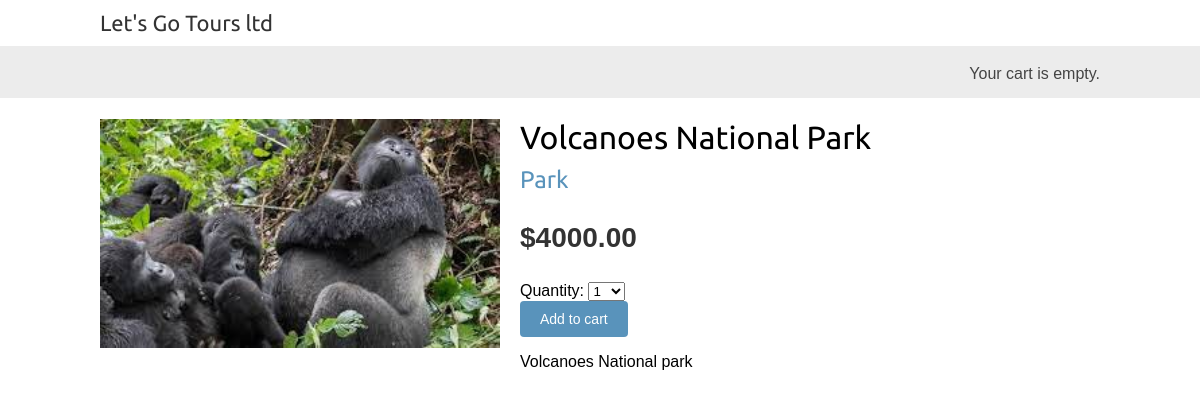
Page /3/volcanoes-national-park/ on the committed database.
### shop/models.py (models this page shows, shortened)
class Product(models.Model):
    category=models.ForeignKey(Category,
                               related_name='products',
                               on_delete=models.CASCADE)
    name=models.CharField(max_length=200)
    slug=models.SlugField(max_length=200)
    image=models.ImageField(upload_to='product/%Y/%m/%d',
                            blank=True)
    description=models.TextField(blank=True)
    price=models.DecimalField(max_digits=10,
                              decimal_places=2)
    available=models.BooleanField(default=True)
    created=models.DateTimeField(auto_now_add=True)
    updated=models.DateTimeField(auto_now=True)
    class Meta:
        ordering=['name']
        indexes=[
            models.Index(fields=['id','slug']),
            models.Index(fields=['name']),
            models.Index(fields=['-created'])
        ]

class Category(models.Model):
    name=models.CharField(max_length=200)
    slug=models.SlugField(max_length=200,
                          unique=True)
    class Meta:
        ordering=['name']
        indexes=[
            models.Index(fields=['name']),
        ]
        verbose_name='category'
        verbose_name_plural='categories'
    def __str__(self):
        return self.name
    def get_absolute_url(self):
        return reverse('shop:product_list_by_category',
                       args=[self.slug])

### shop/views.py (the view)
# urls.py: path('<int:id>/<slug:slug>/',views.product_detail,name='product_detail')
def product_detail(request,id,slug):
    product=get_object_or_404(Product,
                              id=id,
                              slug=slug,
                              available=True)
    cart_product_form=CartAddProductForm()
    return render(request,
                  'shop/product/detail.html',
                  {'product':product,
                   'cart_product_form':cart_product_form})

### cart/forms.py
class CartAddProductForm(forms.Form):
    quantity=forms.TypedChoiceField(
                                choices=PRODUCT_QUANTITY_CHOICES,coerce=int)
    override=forms.BooleanField(required=False,
                                initial=False,
                                widget=forms.HiddenInput)

### cart/cart.py (called while the page is built)
    def __len__(self):
        return sum(item['quantity'] for item in self.cart.values())

### cart/context_processor.py (called while the page is built)
def cart(request):
    return{'cart': Cart(request)}

### shop/templates/shop/product/detail.html (shortened to what this page needs)
{% extends "shop/base.html" %}
{% load static %}
{% block content %}
 <div class="product-detail">
 <img src="{% if product.image %}{{ product.image.url }}{% else %}
 {% static "img/no_image.png" %}{% endif %}">
 <h1>{{ product.name }}</h1>
 <h2>
 <a href="{{ product.category.get_absolute_url }}">
 {{ product.category }}
 </a>
 </h2>
 <p class="price">${{ product.price }}</p>
 <form action="{% url "cart:cart_add" product.id %}" method="post">
    {{ cart_product_form }}
    <input type="submit" value="Add to cart">
   </form>
 {{ product.description|linebreaks }}
 </div>
{% endblock %}

### shop/static/css/base.css (style rules this page uses)
body { margin:0; padding:0; font-family:helvetica, sans-serif; }
h1, h2, h3, h4, h5 , h6 { font-family: 'Ubuntu', sans-serif; font-weight:normal; }
a { text-decoration:none; color:#5993bb; }
a.button, input[type="submit"] { color:#fff; background:#5993bb; border-radius:4px; padding:10px 20px; font-size:14px; border:0; }
.product-detail { text-align:justify; }
.product-detail .price { color:#333; font-size:28px; font-weight:bold; }
.product-detail img { width:40%; float:left; padding:0 20px 20px 0; }
.product-detail h1 { margin-bottom:0; }
.product-detail h2 { margin-top:10px; }

### rows in the picture
Product: image (picture), name "Volcanoes National Park", category "Park", price "4000.00", description "Volcanoes National park"
